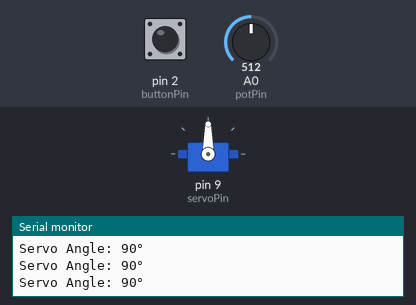
A sketch run on a simulated Arduino Uno, built with avr-gcc and run on an emulated ATmega328P. Parts: servo, the last lines printed to the serial monitor. The inputs (shaded band) are chosen by the test bench; at power-on: pin 2 (buttonPin) HIGH, A0 (potPin) = 512.

Above: at 1.2 s.
1.3 s: pin 2 (buttonPin) pulled LOW for 0.15 s
4.3 s: A0 (potPin) set to 306
6.5 s: A0 (potPin) set to 716
At 7.8 s:
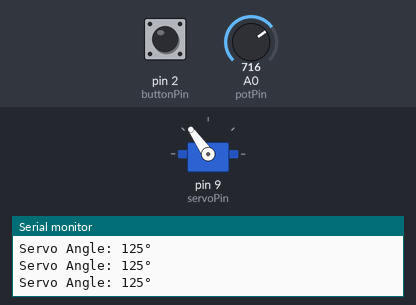
9.5 s: A0 (potPin) set to 1023
At 10.6 s:
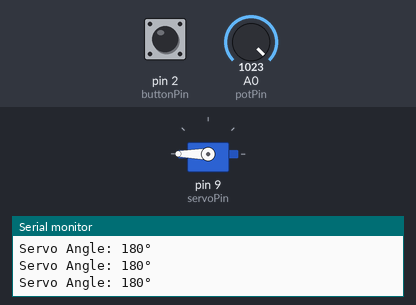
11.0 s: A0 (potPin) set to 0
At 12.1 s:
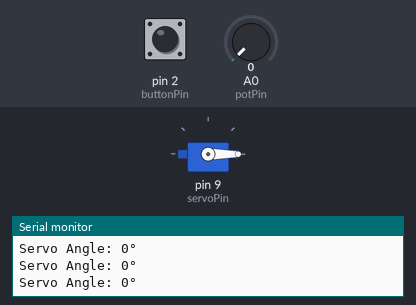
Timing chart, 0 to 13.5 s (numbered marks = the images above; inputs shaded):
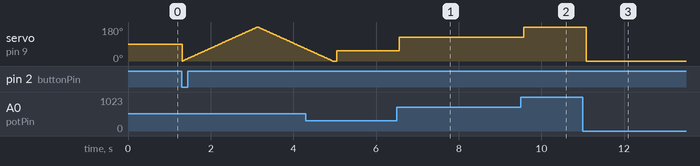

Measured:
- after the input at 6.5 s, servo on pin 9 (servoPin): 53° → 125° after 0.06 s
- after the input at 9.5 s, servo on pin 9 (servoPin): 125° → 180° after 0.08 s
- after the input at 11.0 s, servo on pin 9 (servoPin): 180° → 0° after 0.09 s

The sketch:

servo_control.ino
```cpp
#include <Servo.h>

Servo myServo;

const int potPin = A0;
const int buttonPin = 2;
const int servoPin = 9;

void setup() {
  myServo.attach(servoPin);

  pinMode(buttonPin, INPUT_PULLUP);

  Serial.begin(9600);
}

void loop() {

  int potValue = analogRead(potPin);

  int angle = map(potValue, 0, 1023, 0, 180);

  myServo.write(angle);

  Serial.print("Servo Angle: ");
  Serial.print(angle);
  Serial.println("°");

  if (digitalRead(buttonPin) == LOW) {

    for (int i = 0; i <= 180; i++) {
      myServo.write(i);
      delay(10);
    }

    for (int i = 180; i >= 0; i--) {
      myServo.write(i);
      delay(10);
    }
  }

  delay(100);
}
```
